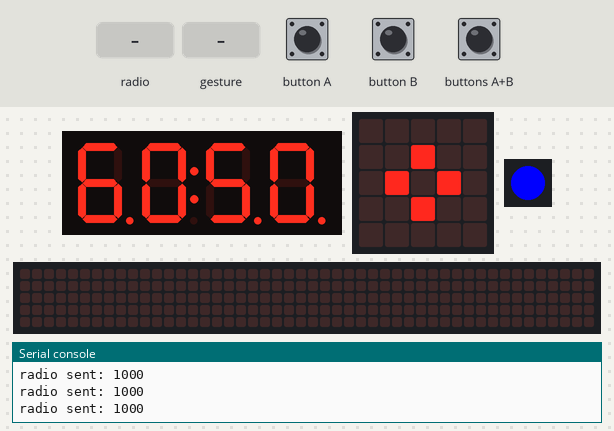
Bench run of a program on a simulated Calliope mini (MakeCode). On the bench: 4-digit seven-segment display, the board's 5×5 LED display, 1 RGB LEDs in strip order, left to right, a strip that is not on the board, showing the scrolling text unrolled, the last lines printed to the serial console. Inputs (shaded band) come from the test bench. No radio messages arrive unless stated (any console line starting 'radio sent:' is added by the test bench); a tilt is held for 1.5 s and a shake lasts 1 s, then the board lies face up again; the 48×5 strip is a reading aid, not a part: it shows the text the display is scrolling, unrolled, one strip-width of it at a time.

Above: at 1.8 s.
1.9 s: buttons A+B pressed for 3.2 s
At 5.32 s:
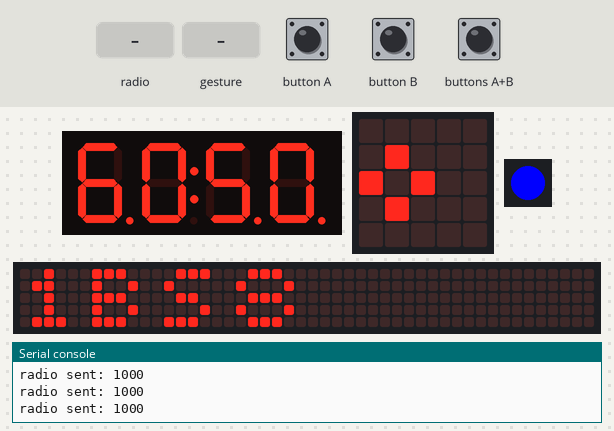
5.7 s: radio message "2001" arrives
At 6.52 s:
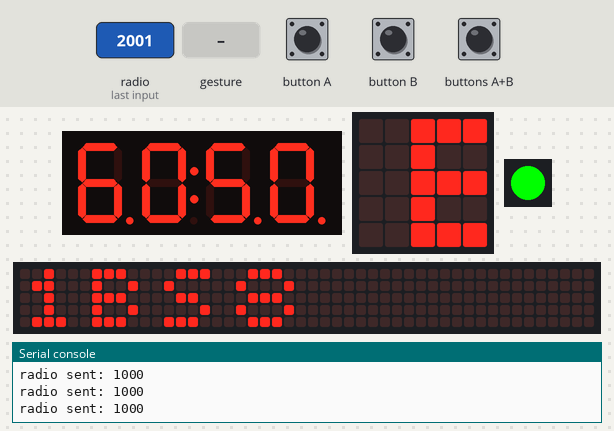
7.9 s: gesture 'tilt right'
10.0 s: radio message "2003" arrives
At 11.4 s:
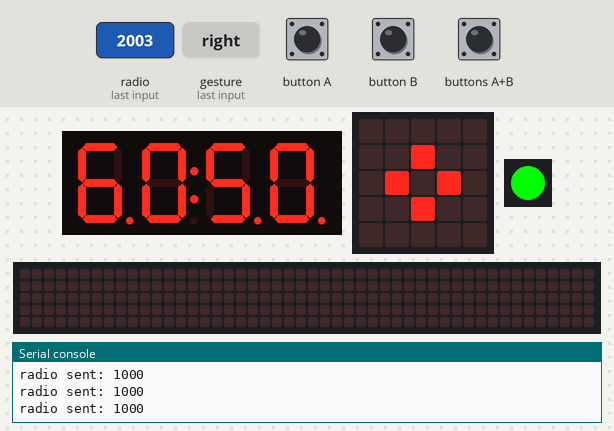
12.3 s: button A pressed for 3.2 s
At 14.9 s:
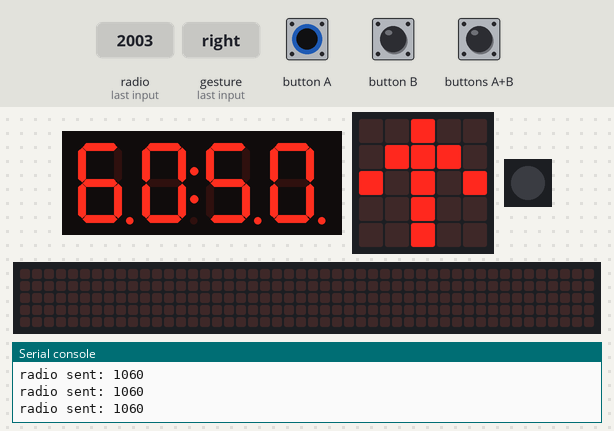
18.5 s: button B pressed for 3.2 s
At 20.9 s:
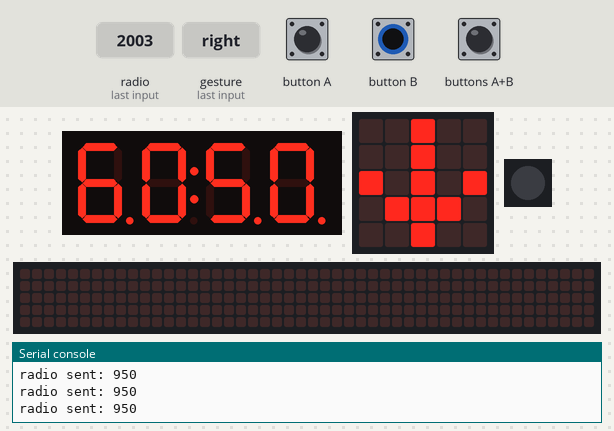
Timing chart, 0 to 24.6 s (numbered marks = the images above; inputs shaded):
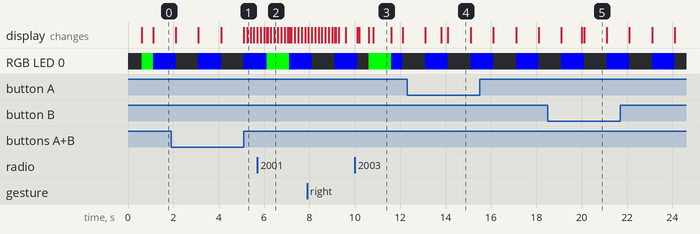

Measured:
- after the input at 1.9 s, the display: first differs from a run without the input after 3.2 s (image 1 shows a later state)
- after the input at 10.0 s, the display: first differs from a run without the input after 0.20 s (image 3 shows a later state)
- after the input at 12.3 s, the display: first differs from a run without the input after 1.5 s (image 4 shows a later state)
- after the input at 18.5 s, the display: first differs from a run without the input after 1.5 s (image 5 shows a later state)
- what the display in image 3 shows lasts 0.8 s, from 10.8 s to 11.6 s
- what the display in image 4 shows lasts 1.0 s, from 14.1 s to 15.1 s

The program:

main.ts
```typescript
function Servosteuerung (pWinkel: number) {
    if (pWinkel >= 45 && pWinkel <= 135) {
        btSendeZahl = pWinkel
        _4digit.clear()
        _4digit.point(false)
        zeigeZiffern(pWinkel, 1)
    }
}
input.onGesture(Gesture.TiltRight, function () {
    if (iRichtung > 0 && iMotorV < 100) {
        iMotorV += 5
    } else if (iRichtung < 0 && iMotorR < 100) {
        iMotorR += 5
    }
    Motorsteuerung()
})
input.onButtonEvent(Button.AB, ButtonEvent.LongClick, function () {
    basic.showString("1BS8")
})
radio.onReceivedNumber(function (receivedNumber) {
    btLaufzeit = input.runningTime()
    if (receivedNumber == 2001) {
        basic.showIcon(IconNames.Surprised)
    } else if (receivedNumber == 2003) {
        basic.showIcon(IconNames.StickFigure)
    } else if (receivedNumber >= 2000) {
        basic.showNumber(receivedNumber - 2000)
    }
})
input.onGesture(Gesture.ScreenDown, function () {
    iWinkel = 90
    Servosteuerung(iWinkel)
})
function Motorsteuerung () {
    if (iRichtung > 0) {
        btSendeZahl = iMotorV + 1000
    } else if (iRichtung < 0) {
        btSendeZahl = iMotorR * -1 + 1000
    } else {
        btSendeZahl = 1000
    }
    AnzeigeMotor()
}
input.onButtonEvent(Button.A, input.buttonEventClick(), function () {
    if (iWinkel < 135) {
        iWinkel += 5
    }
    Servosteuerung(iWinkel)
})
function zeigeZiffern (iZahl: number, iStelle: number) {
    sZahl = convertToText(iZahl)
    if (sZahl.length == 1) {
        _4digit.bit(0, iStelle)
        _4digit.bit(parseFloat(sZahl.charAt(0)), iStelle + 1)
    } else if (sZahl.length == 2) {
        _4digit.bit(parseFloat(sZahl.charAt(0)), iStelle)
        _4digit.bit(parseFloat(sZahl.charAt(1)), iStelle + 1)
    } else if (sZahl.length == 3) {
        if (iStelle == 1) {
            _("1 Servo - Zahl steht in der Mitte, rechte Ziffer (Stelle 3) ist aus")
            _4digit.bit(parseFloat(sZahl.charAt(0)), 0)
            _4digit.bit(parseFloat(sZahl.charAt(1)), 1)
            _4digit.bit(parseFloat(sZahl.charAt(2)), 2)
        } else {
            _("0 2 Motor - 3 Ziffern - zeigt anstatt 100% nur 1_ - zweite Ziffer ist aus")
            _4digit.bit(parseFloat(sZahl.charAt(0)), iStelle)
        }
    } else {
        _4digit.clear()
    }
}
input.onGesture(Gesture.TiltLeft, function () {
    if (iRichtung > 0 && iMotorV > 0) {
        iMotorV += -5
    } else if (iRichtung < 0 && iMotorR > 0) {
        iMotorR += -5
    }
    Motorsteuerung()
})
input.onButtonEvent(Button.AB, input.buttonEventClick(), function () {
    iRichtung = 0
    Motorsteuerung()
    if (iMotorV > 90) {
        iMotorV = 60
    }
    if (iMotorR > 80) {
        iMotorR = 50
    }
})
input.onButtonEvent(Button.B, input.buttonEventClick(), function () {
    if (iWinkel > 45) {
        iWinkel += -5
    }
    Servosteuerung(iWinkel)
})
function _ (Kommentar: string) {

}
input.onButtonEvent(Button.A, ButtonEvent.Hold, function () {
    if (!(input.buttonIsPressed(Button.B))) {
        iRichtung = 1
        Motorsteuerung()
    }
})
input.onButtonEvent(Button.B, ButtonEvent.Hold, function () {
    if (!(input.buttonIsPressed(Button.A))) {
        iRichtung = -1
        Motorsteuerung()
    }
})
function AnzeigeMotor () {
    _4digit.clear()
    _4digit.point(true)
    zeigeZiffern(iMotorV, 0)
    zeigeZiffern(iMotorR, 2)
    if (iRichtung > 0) {
        basic.showIcon(IconNames.ArrowNorth)
    } else if (iRichtung < 0) {
        basic.showIcon(IconNames.ArrowSouth)
    } else {
        basic.showIcon(IconNames.SmallDiamond)
    }
}
let sZahl = ""
let iWinkel = 0
let iRichtung = 0
let iMotorR = 0
let iMotorV = 0
let btSendeZahl = 0
let btLaufzeit = 0
let _4digit: grove.TM1637 = null
_4digit = grove.createDisplay(DigitalPin.C16, DigitalPin.C17)
_4digit.set(7)
radio.setGroup(60)
let btConnected = false
btLaufzeit = input.runningTime()
btSendeZahl = 1000
iMotorV = 60
iMotorR = 50
iRichtung = 0
iWinkel = 90
AnzeigeMotor()
loops.everyInterval(500, function () {
    if (input.runningTime() - btLaufzeit < 1000) {
        if (!(btConnected)) {
            btConnected = true
            basic.setLedColor(0x00ff00)
        }
    } else {
        btConnected = false
        if (Math.trunc(input.runningTime() / 1000) % 2 == 1) {
            basic.setLedColor(0x0000ff)
        } else {
            basic.turnRgbLedOff()
        }
    }
})
loops.everyInterval(200, function () {
    radio.sendNumber(btSendeZahl)
    _("45 ... 135 Servo; 90 ist geradeaus")
    _("900 ... 1100 Motor; 1000 ist 0%")
})
```

test.ts
```typescript
// Hier kann man Tests durchführen; diese Datei wird nicht kompiliert, wenn dieses Paket als Erweiterung verwendet wird.
```
